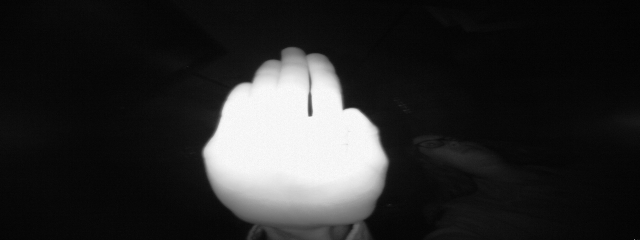
#> input picture raw_images/P0/frame_00_01_0031.png, 640 x 240 px, found by its file name; its folder holds only this picture in this run
$ python image_preprocessing.py
#> lines starting #> are read from the running program, lines starting #| are printed output that depends on the picture; after the words box and inside, x2 and y2 are one past the last pixel; in counts of white or black regions, pixels touching at a corner belong together
# This is the first version of the Hand gesture recognition project using Principal Component Analysis (PCA).
# Given a training data set, we will attempt to classify different hand gestures when projecting them onto the hand space.
# Load multiple images using openCv and s module
# Binarize the loaded image
# Obtain and draw the contours of the image
# Crop of the image
# Resize of the image to the standard 200 x 200 pixels
# Save all the images in the standard size

# Created by Luis Alberto Pineda
# Date: 03/04/2023
# Version 1.2

# --- LIBRARIES ---
import os

import numpy
import numpy as np
import cv2 as cv

# PATH TO READ THE IMAGES
path ="/Users/lapg/Documents/2do Cuatrimestre/Vision/Proyecto-Hand-Recognition/Images/raw_images/P0/"
list_dir = os.listdir(path)
print("Total amount of files in the current directory:", len(list_dir))

# Index for all new gestures
i1 = 0
i2 = 0
i3 = 0
i4 = 0
i5 = 0
# --- LOAD EACH IMAGE AND BEGIN THE PRE-PROCESSING ---
for file in list_dir:
    name = file
    # LOAD A SINGLE IMAGE
    image = cv.imread("/Users/lapg/Documents/2do Cuatrimestre/Vision/Proyecto-Hand-Recognition/Images/raw_images/P0/" + str(file),
        cv.IMREAD_GRAYSCALE)
#> image is the input picture: shape (240, 640); min 1, max 252, mean 42.5

    # WE EVALUATE IF THE IMAGE LOADED IS AN IMAGE TYPE
    if type(image) is numpy.ndarray:
        original = image.copy()
        # BINARIZE THE IMAGE
        threshold_value, threshold = cv.threshold(image, 128, 255, cv.THRESH_BINARY)
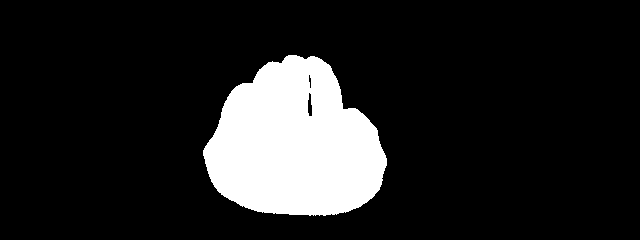
#> threshold: shape (240, 640); 13.9% white; 1 white region
        # cv.imshow('Binarized Image', threshold)
        # cv.waitKey(0)
        # cv.destroyAllWindows()
        # FIND THE CONTOURS OF THE CURRENT IMAGE
        contours, hierarchy = cv.findContours(threshold, cv.RETR_LIST, cv.CHAIN_APPROX_SIMPLE)
#> contours = 3 contours; box (x1, y1, x2, y2) and area: (203, 55, 387, 216) 21136, (307, 92, 313, 117) 93, (308, 74, 312, 89) 30

        # --- DRAWING THE CONTOURS OF THE IMAGE ---
        image_color = cv.cvtColor(image, cv.COLOR_GRAY2BGR)
        copy = image_color.copy()  # This copy of the color image is used for the bounding rectangle.
        cv.drawContours(image_color, contours, -1, (255, 0, 0), 2)
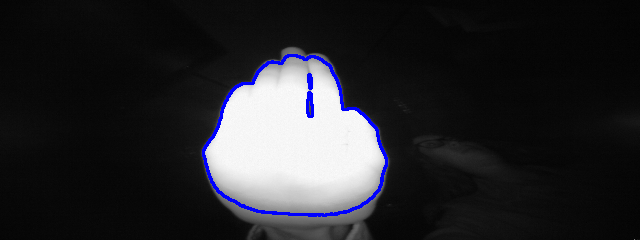
#> image_color: shape (240, 640, 3); 1.42% of pixels changed, all inside (x1, y1, x2, y2) = (202, 54, 388, 217)
        #cv.imshow('CONTOURS OF THE IMAGE', image_color)
        #cv.waitKey(0)
        #cv.destroyAllWindows()

        for contour in range(len(contours)):
            # --- BOUNDING RECTANGLE ---
            x, y, w, h = cv.boundingRect(contours[contour])
            # --- DRAW THE BOUNDING RECTANGLE ---
            cv.rectangle(copy, (x, y), (x + w, y + h), (0, 0, 255), 2)
#> this loop made 3 passes
#> (x, y, w, h) on passes 1 to 3: (307, 92, 6, 25), (308, 74, 4, 15), (203, 55, 184, 161)
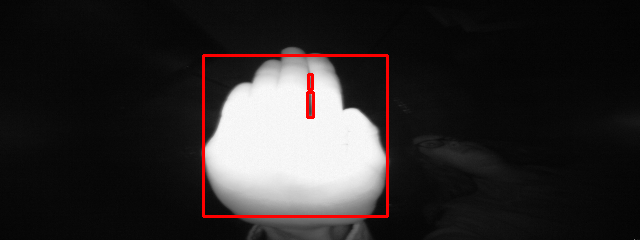
#> copy: shape (240, 640, 3); 1.54% of pixels changed, all inside (x1, y1, x2, y2) = (202, 54, 389, 218)

        # [6 lines of commented-out code are left out]
        crop = original[y:y + h, x:x + w]
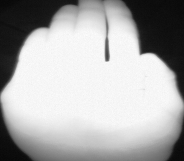
#> crop: shape (161, 184); min 7, max 252, mean 171.5
        print("The dimensions of the cropped image are: ", np.shape(crop))
#| The dimensions of the cropped image are:  (161, 184)
        #cv.imshow('CROPPED IMAGE', crop)
        #cv.waitKey(0)
        #cv.destroyAllWindows()

        # --- RESIZE OF THE IMAGE ---
        # Resize of the cropped image
        height = 200
        width = 200
        dim = (height, width)
        frame = cv.resize(crop, dim, interpolation=cv.INTER_AREA)
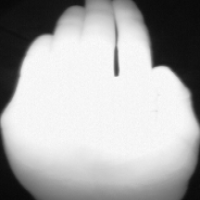
#> frame: shape (200, 200); min 8, max 252, mean 171.4
        #print("The dimensions of the new resized image are:,", np.shape(resized))
        cv.imshow('RESIZED IMAGE', frame)
        cv.waitKey(0)
        cv.destroyAllWindows()

        # SAVE THE RESIZED IMAGE TO THE FOLDER
        variable = "p0"
        if name[3] == "c":
            new_name1 = variable + "_c"
            save_frames_path = "/Users/lapg/Documents/2do Cuatrimestre/Vision/Proyecto-Hand-Recognition/Images/raw_images/P0/P0_processed/"+str(new_name1)+str(i1)+".png"
            cv.imwrite(save_frames_path, frame)
            print("Saved frame")
            i1 += 1
        elif name[3] == "f":
            new_name2 = variable + "_fist"
            save_frames_path = "/Users/lapg/Documents/2do Cuatrimestre/Vision/Proyecto-Hand-Recognition/Images/raw_images/P0/P0_processed/"+str(new_name2)+str(i2)+".png"
            cv.imwrite(save_frames_path, frame)
            print("Saved frame")
            i2 += 1
        elif name[3] == "i":
            new_name3 = variable + "_index"
            save_frames_path = "/Users/lapg/Documents/2do Cuatrimestre/Vision/Proyecto-Hand-Recognition/Images/raw_images/P0/P0_processed/"+str(new_name3)+str(i3)+".png"
            cv.imwrite(save_frames_path, frame)
            print("Saved frame")
            i3 += 1
        elif name[3] == "o":
            new_name4 = variable + "_ok"
            save_frames_path = "/Users/lapg/Documents/2do Cuatrimestre/Vision/Proyecto-Hand-Recognition/Images/raw_images/P0/P0_processed/"+str(new_name4)+str(i4)+".png"
            cv.imwrite(save_frames_path, frame)
            print("Saved frame")
            i4 += 1
        elif name[3] == "p":
            new_name5 = variable + "_palm"
            save_frames_path = "/Users/lapg/Documents/2do Cuatrimestre/Vision/Proyecto-Hand-Recognition/Images/raw_images/P0/P0_processed/"+str(new_name5)+str(i5)+".png"
            cv.imwrite(save_frames_path, frame)
            print("Saved frame")
            i5 += 1
        else:
            # PRINT THAT THE "IMAGE" IS NOT ACTUALLY AN IMAGE
            print(f"file {file} is not an image")

print("Done")

$ run again, on raw_images/P0/frame_00_07_0006.png
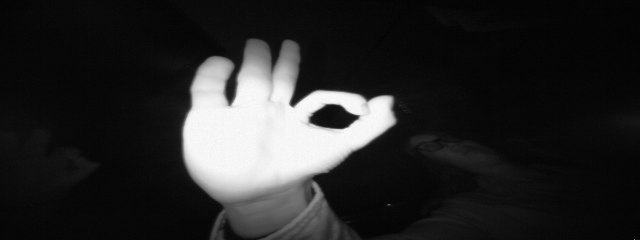
#> input picture raw_images/P0/frame_00_07_0006.png, 640 x 240 px, found by its file name
#> image is the input picture: shape (240, 640); min 2, max 252, mean 40.3
#> `threshold_value, threshold = cv.threshold(image, 128, 255, cv.THRESH_B..`:
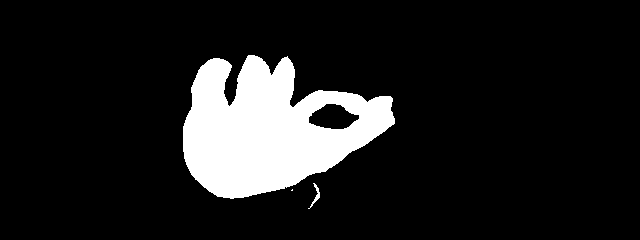
#> threshold: shape (240, 640); 12.1% white; 3 white regions (1 under 20 px)
#> contours = 4 contours, 1 with area under 20; largest, box (x1, y1, x2, y2) and area: (183, 55, 395, 199) 19085, (308, 103, 360, 130) 908, (308, 183, 320, 209) 46
#> image_color: shape (240, 640, 3); 2.01% of pixels changed, all inside (x1, y1, x2, y2) = (182, 54, 396, 210)
#> the loop `for contour in range(len(contours)):` made 4 passes
#> (x, y, w, h) on passes 1 to 4: (291, 189, 2, 2), (308, 183, 12, 26), (308, 103, 52, 27), (183, 55, 212, 144)
#| The dimensions of the cropped image are:  (144, 212)
#> `frame = cv.resize(crop, dim, interpolation=cv.INTER_AREA)`:
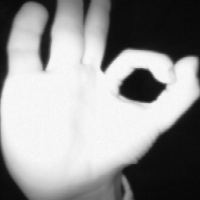
#> frame: shape (200, 200); min 7, max 252, mean 150.2

$ run again, on raw_images/P0/frame_00_07_0011.png
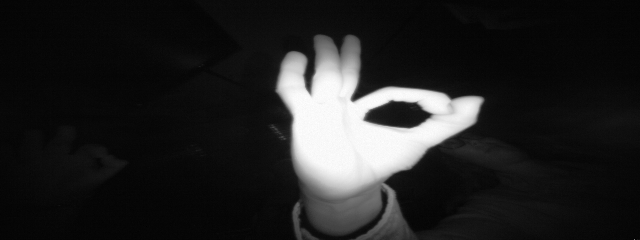
#> input picture raw_images/P0/frame_00_07_0011.png, 640 x 240 px, found by its file name
#> image is the input picture: shape (240, 640); min 0, max 255, mean 35.3
#> `threshold_value, threshold = cv.threshold(image, 128, 255, cv.THRESH_B..`:
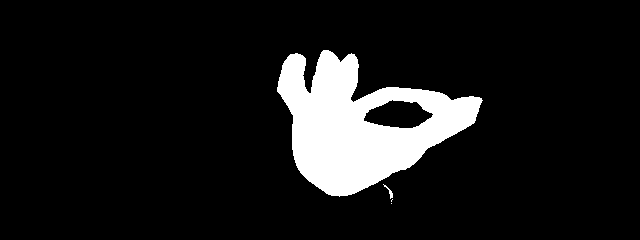
#> threshold: shape (240, 640); 10.1% white; 4 white regions (2 under 20 px)
#> contours = 5 contours, 2 with area under 20; largest, box (x1, y1, x2, y2) and area: (277, 50, 483, 197) 16412, (363, 99, 434, 129) 1381, (383, 184, 393, 199) 20
#> image_color: shape (240, 640, 3); 1.94% of pixels changed, all inside (x1, y1, x2, y2) = (276, 49, 484, 205)
#> the loop `for contour in range(len(contours)):` made 5 passes
#> (x, y, w, h) on passes 1 to 5: (391, 203, 1, 1), (391, 199, 2, 3), (383, 184, 10, 15), (363, 99, 71, 30), (277, 50, 206, 147)
#| The dimensions of the cropped image are:  (147, 206)
#> `frame = cv.resize(crop, dim, interpolation=cv.INTER_AREA)`:
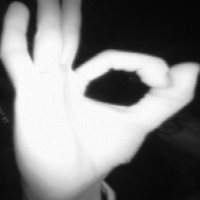
#> frame: shape (200, 200); min 4, max 254, mean 129.2

$ run again, on raw_images/P0/frame_00_03_0014.png
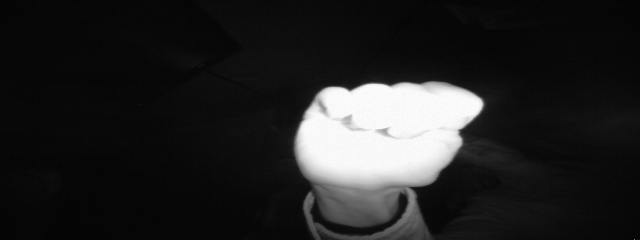
#> input picture raw_images/P0/frame_00_03_0014.png, 640 x 240 px, found by its file name
#> image is the input picture: shape (240, 640); min 2, max 255, mean 36.2
#> `threshold_value, threshold = cv.threshold(image, 128, 255, cv.THRESH_B..`:
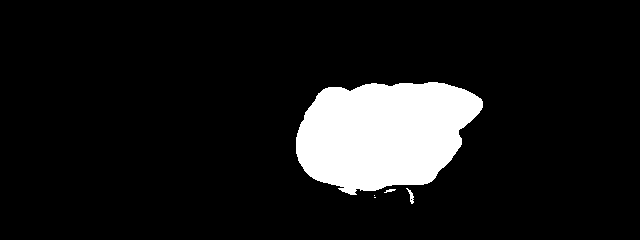
#> threshold: shape (240, 640); 10.3% white; 5 white regions (2 under 20 px)
#> contours = 6 contours, 4 with area under 20; largest, box (x1, y1, x2, y2) and area: (296, 82, 483, 195) 15524, (406, 188, 414, 204) 32
#> image_color: shape (240, 640, 3); 1.24% of pixels changed, all inside (x1, y1, x2, y2) = (295, 81, 484, 205)
#> the loop `for contour in range(len(contours)):` made 6 passes
#> (x, y, w, h) on passes 1 to 6: (410, 198, 3, 3), (374, 197, 2, 1), (374, 195, 1, 1), (384, 189, 12, 4), (406, 188, 8, 16), (296, 82, 187, 113)
#| The dimensions of the cropped image are:  (113, 187)
#> `frame = cv.resize(crop, dim, interpolation=cv.INTER_AREA)`:
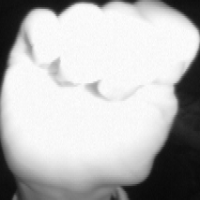
#> frame: shape (200, 200); min 8, max 255, mean 184.6
